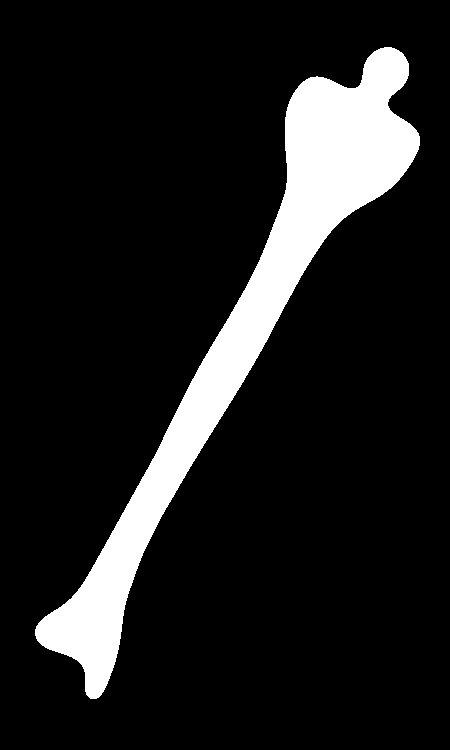
%> input picture projects13/leg_bone.tif, 450 x 750 px
$ octave proj1308.m   (GNU Octave 9; MATLAB toolbox functions it lacks are replaced by stand-ins)
%> lines starting %> are read from the running program, lines starting %| are printed output that depends on the picture; in (x1, y1, x2, y2) boxes, pixels count from 0 and x2, y2 are one past the last pixel; in counts of white or black regions, pixels touching at a corner belong together; the program's own positions count from 1
### principalComponents.m
function P = principalComponents(X, q)
%principalComponents Principal components of a vector population.
%   P = principalComponents(X, Q) computes the principal-component
%   vectors of the vector population contained in the rows of X, a matrix
%   of size K-by-n where K (assumed to be > 1) is the number of vectors and
%   n is their dimensionality. Q, with values in the range [0,n], is the
%   number of eigenvectors used in constructing the principal-components
%   transformation matrix. P is a structure with the following fields:
%
%     P.Y       K-by-Q matrix whose columns are the principal-component
%               vectors.
%     P.A       Q-by-n principal components transformation matrix whose
%               rows are the Q eigenvectors of Cx corresponding to the Q
%               largest eigenvalues.
%     P.X       K-by-n matrix whose rows are the vectors reconstructed
%               from the principal-component vectors. P.X and P.Y are
%               identical if Q = n.
%     P.ems     The mean square error incurred in using only the Q
%               eigenvectors corresponding to the largest eigenvalues.
%               P.ems is 0 if Q = n.
%     P.Cx      The n-by-n covariance matrix of the population in X.
%     P.mx      The n-by-1 mean vector of the population in X.
%     P.Cy      The Q-by-Q covariance matrix of the population in Y. The
%               main diagonal contains the eigenvalues (in descending
%               order) corresponding to the Q eigenvectors.

K = size(X, 1);
X = double(X);

% Obtain the mean vector and covariance matrix of the vectors in X.
[P.Cx, P.mx] = covmatrix(X);
% Convert mean vector to a row vector.
P.mx = P.mx';

% Obtain the eigenvectors and corresponding eigenvalues of Cx. The
% eigenvectors are the columns of n-by-n matrix V. D is an n-by-n diagonal
% matrix whose elements along the main diagonal are the eigenvalues
% corresponding to the eigenvectors in V, so that X*V = D*V.
[V, D] = eig(P.Cx);

% Sort the eigenvalues in decreasing order. Rearrrange the eigenvectors to
% match.
d = diag(D);
[d, idx] = sort(d);
d = flipud(d);
idx = flipud(idx);
D = diag(d);
V = V(:, idx);

% Now form the q rows of A from the first q columns of V.
P.A = V(:, 1:q)';

% Compute the principal component vectors.
P.Y = P.A * (X - P.mx)';    % q-by-K matrix.

% Obtain the reconstructed vectors.
P.X = (P.A' * P.Y)' + P.mx;

% Convert P.Y to a K-by-q array and P.mx to an n-by-1 vector.
P.Y = P.Y';
P.mx = P.mx';

% The mean square error is the sum of all the eigenvalues minus the sum of
% the q largest eigenvalues.
d = diag(D);
P.ems = sum(d(q + 1:end));

% Covariance matrix of the Y's.
P.Cy = P.A * P.Cx * P.A';

### covmatrix.m
function [C, m] = covmatrix(X)
%COVMATRIX Computes the covariance matrix and mean vector.
%   [C,M] = COVMATRIX(X) computes the covariance matrix, C, and the mean
%   vector, M, of a vector population organized as the rows of matrix X.
%   This matrix is of size K-by-N, where K is the number of samples and N
%   is their dimensionality. C is of size N-by-N and M is of size N-by-1.
%   If the population contains a single sample, this function outpus M = X
%   and C as an N-by-N matrix of NaN's because the definition of an
%   unbiased estimate of the covariance matrix divides by K - 1.
%
%   The following link has a manual computational example that you can
%   compare with the results obtained by conmatrix for the same data:
%   https://www.itl.nist.gov/div898/handbook/pmc/section5/pmc541.htm

K = size(X, 1);
X = double(X);

% Compute an unbiased estimate of m.
m = sum(X,1)/K;

% Subtract the mean from each row of X.
X = X - m;

% Compute an unbiased estimate of C. Note that the product is X'*X because
% the vectors are rows of X.
C = (X'*X)/(K - 1);

% Convert the mean vector to a column vector.
m = m(:);

### projects13/proj1308.m
clc; clear; close all;
addpath ..;

%  (a)
lb = imread('leg_bone.tif');
%> lb: size 750x450 logical; 12% white; 1 white region, box (x1, y1, x2, y2) and area: (35, 47, 420, 699) 40395
subplot(2,3,1), imshow(lb);
lb = double(lb);
lbAt = imbinarize(lb);

[x1, x2] = find(lbAt);
%> x1 = 40395 values from 48 to 699; x2 = 40395 values from 36 to 420
X = [x1 x2];

P = principalComponents(X, 2);
%> in principalComponents, `K = size(X, 1);`: K = 40395
%> in covmatrix, `m = sum(X,1)/K;`: m = [326.5 248.6]
%> in covmatrix, `C = (X'*X)/(K - 1);`: C = [35876.3 -18868; -18868 10639.6]
%> in covmatrix, `m = m(:);`: m = [326.5; 248.6]
%> in principalComponents, `[P.Cx, P.mx] = covmatrix(X);`: P.Cx = [35876.3 -18868; -18868 10639.6]; P.mx = [326.5; 248.6]
%> in principalComponents, `P.mx = P.mx';`: P.mx = [326.5 248.6]
%> in principalComponents, `[V, D] = eig(P.Cx);`: V = [-0.471 -0.882; -0.882 0.471]; D = [559.4 0; 0 45956.5]
%> in principalComponents, `d = diag(D);`: d = [559.4; 45956.5]
%> in principalComponents, `[d, idx] = sort(d);`: idx = [1; 2]
%> in principalComponents, `d = flipud(d);`: d = [45956.5; 559.4]
%> in principalComponents, `idx = flipud(idx);`: idx = [2; 1]
%> in principalComponents, `D = diag(d);`: D = [45956.5 0; 0 559.4]
%> in principalComponents, `V = V(:, idx);`: V = [-0.882 -0.471; 0.471 -0.882]
%> in principalComponents, `P.A = V(:, 1:q)';`: P.A = [-0.882 0.471; -0.471 -0.882]
%> in principalComponents, `P.mx = P.mx';`: P.mx = [326.5; 248.6]
%> in principalComponents, `P.ems = sum(d(q + 1:end));`: P.ems = 0
%> in principalComponents, `P.Cy = P.A * P.Cx * P.A';`: P.Cy = [45956.5 3.64e-12; 2.13e-12 559.4]
%> P = {Cx [35876.3 -18868 -18868 10639.6], mx [326.5 248.6], A [-0.882 0.471 -0.471 -0.882], ems 0, Cy [45956.5 3.64e-12 2.13e-12 559.4]}
Y = P.Y;
miny1 = min(Y(:,1));
%> miny1 = -402.8
miny2 = min(Y(:,2));
%> miny2 = -67.49
y1 = round(Y(:,1) - miny1 + min(x1));
diff = max(y1) - size(lbAt, 1);
%> diff = 15
if (diff > 0)
    y1 = y1 - diff;
end
y2 = round(Y(:,2) - miny2 + min(x2));

idx = sub2ind(size(lbAt), y1, y2);
lbout = false(size(lbAt));
lbout(idx) = 1;
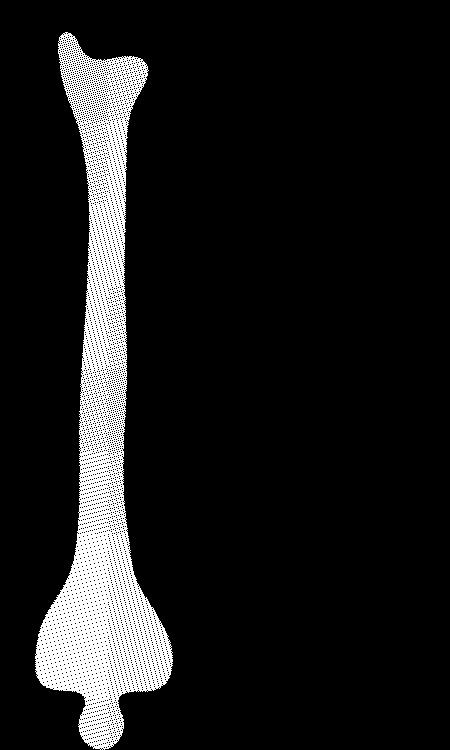
%> lbout: size 750x450 logical; 10.4% white; 1 white region, box (x1, y1, x2, y2) and area: (35, 32, 173, 750) 35139
subplot(2,3,2), imshow(lbout);

% (b).
lbout = imclose(lbout, ones(3));
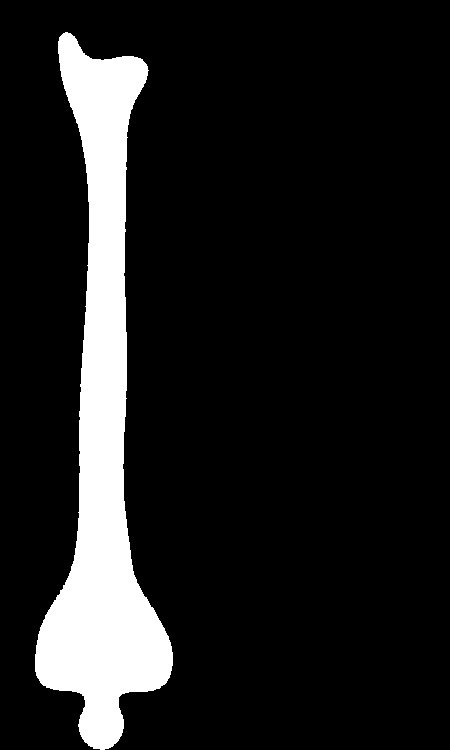
%> lbout: size 750x450 logical; 12.1% white; 1 white region, box (x1, y1, x2, y2) and area: (35, 32, 173, 750) 40704
subplot(2,3,3), imshow(lbout);
